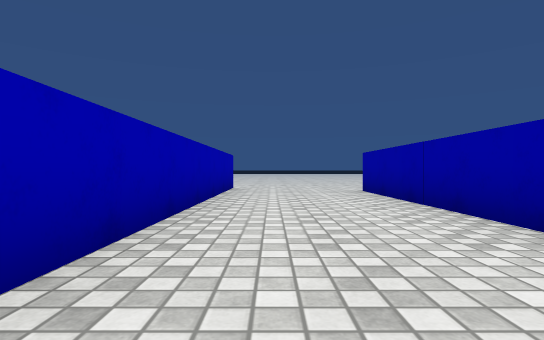
view 1 (above)

13 first-person views from a walk through a Unity game level. The camera is 0.55 m above the floor, looks level and sees 80° across. The floor is counted in squares, 1 m on a side. Each view is taken from the middle of a square. On the plan, view 1 faces up. The plan holds only what a view shows up to about 9 squares ahead; the rest is blank. The place goes on beyond the plan. The player is left out. Surface patterns are stand-ins for the level's own textures.

view 2
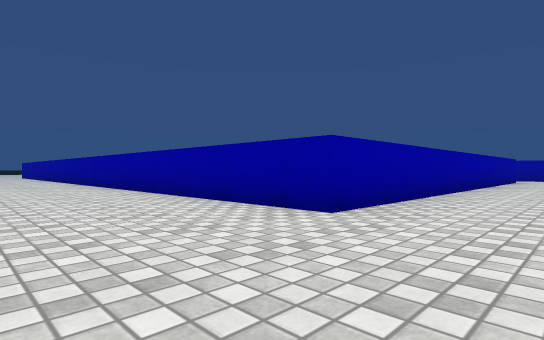

view 3
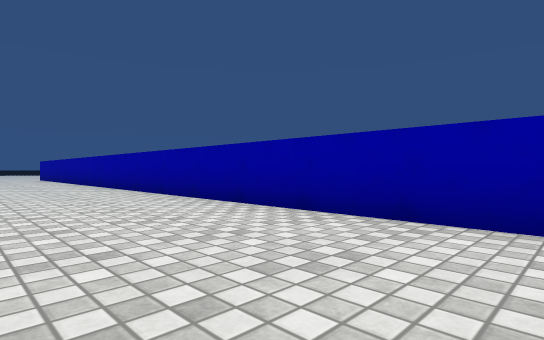

view 4
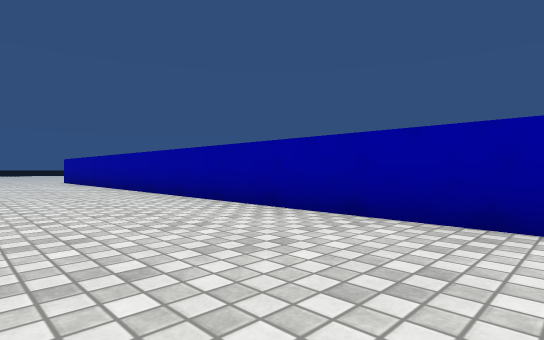

view 5
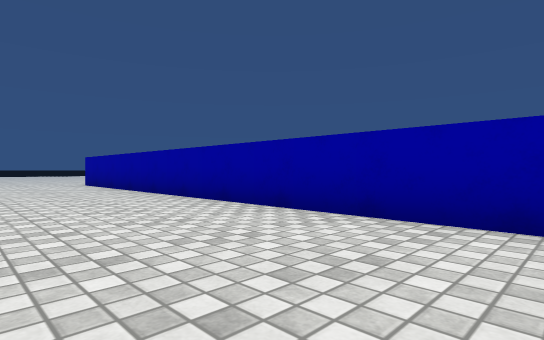

view 6
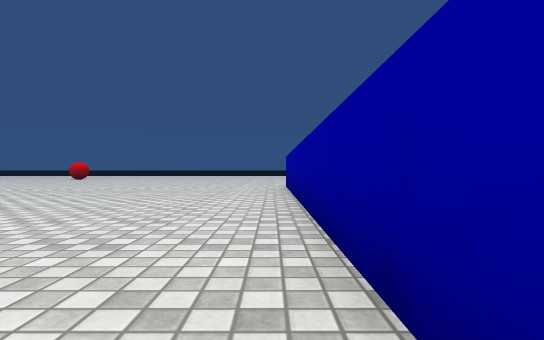

view 7
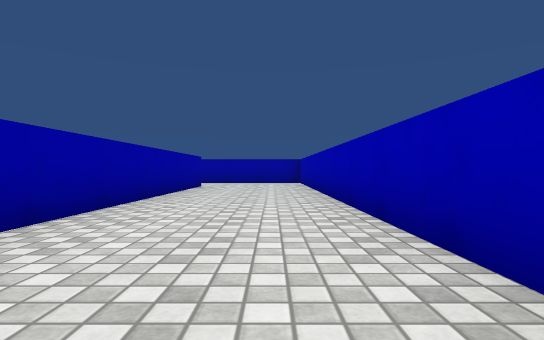

view 8
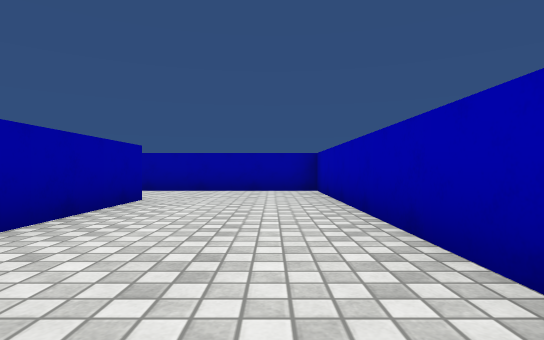

view 9
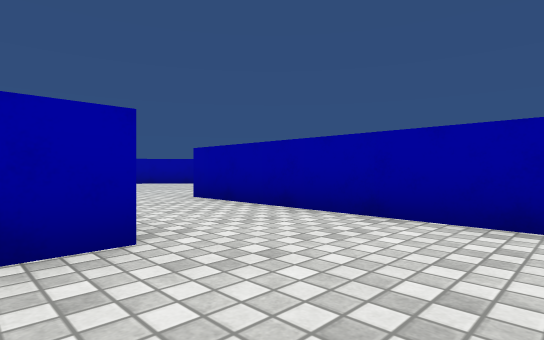

view 10
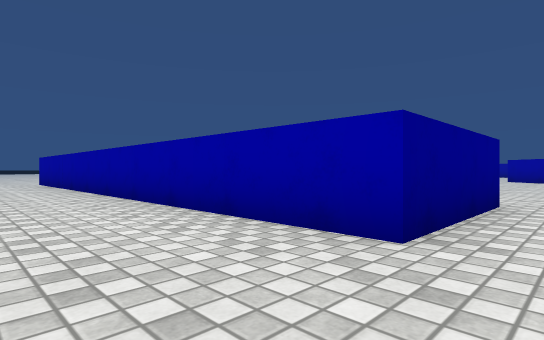

view 11
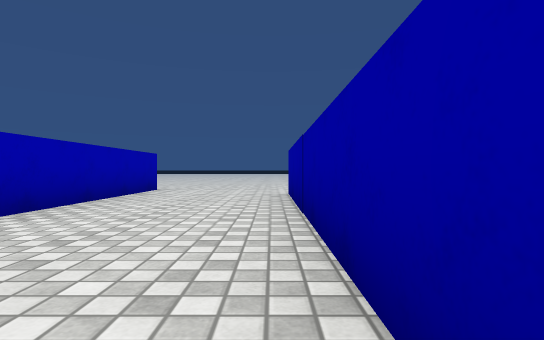

view 12
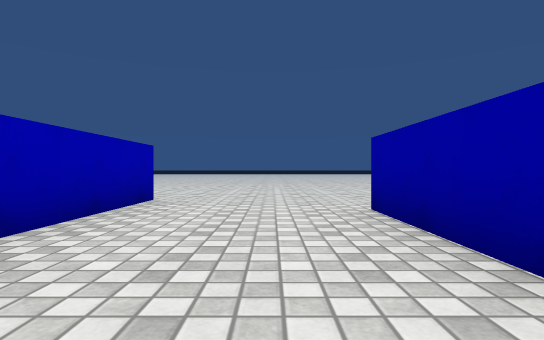

view 13
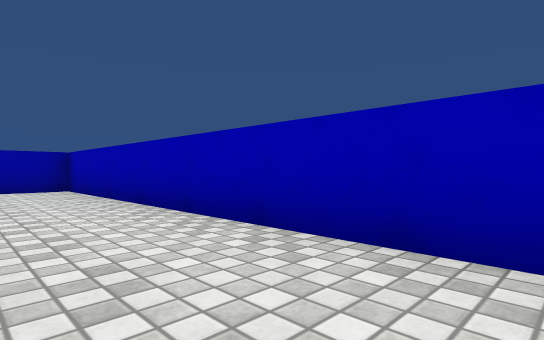

### Floor plan
Key: @ floor where view 1 was taken; # wall or solid block; . floor.
Columns run from 1 left of view 1 to 24 right of it. Each row starts with its distance up from view 1.
 12 ..........................
 11 ..........................
 10 #.........................
  9 #.........................
  8 #...######################
  7 #...#
  6 #...#
  5 #...#
  4 #...#
  3 #...#
  2 #...#
  1 #...#
  0 #@..#
 -1 #...#
 -2 #...#
 -3 #...#
 -4 #...#      ..
 -5 #...####.....
 -6 #.......
 -7 #.........
 -8 ########..

Positions as (right, up) in squares from view 1, and headings:
1: (0, 0), facing up
2: (0, 12), facing down-right
3: (6, 12), facing down-right
4: (11, 12), facing down-right
5: (14, 12), facing down-right
6: (16, 9), facing right
7: (0, 6), facing down
8: (0, 1), facing down
9: (0, -4), facing down-right
10: (0, -6), facing up-right
11: (2, 1), facing up
12: (1, 4), facing up
13: (1, 2), facing down-left
